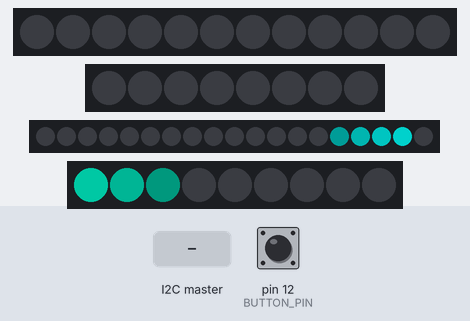
Simulated run of this sketch. Board: Arduino Uno, built with avr-gcc and run on an emulated ATmega328P. On the bench: 12 RGB LEDs in strip order, left to right, 8 RGB LEDs in strip order, left to right, 19 RGB LEDs in strip order, left to right, 9 RGB LEDs in strip order, left to right. The inputs (shaded band) are chosen by the test bench; at power-on: pin 12 (BUTTON_PIN) HIGH. Dim RGB values are drawn brighter than linear; the strip is taken to match the declared colour order; random numbers use the default seed unless the sketch sets one.

Above: at 1.24 s.
1.3 s: pin 12 (BUTTON_PIN) pulled LOW for 0.15 s
At 1.73 s:
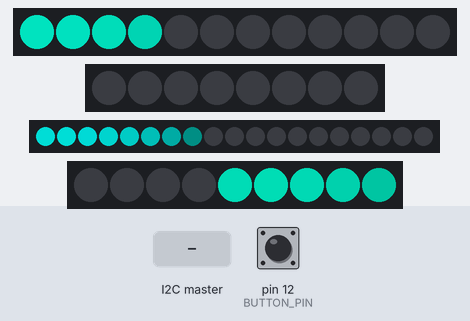
2.0 s: the I2C master sends the byte 1
At 2.09 s:
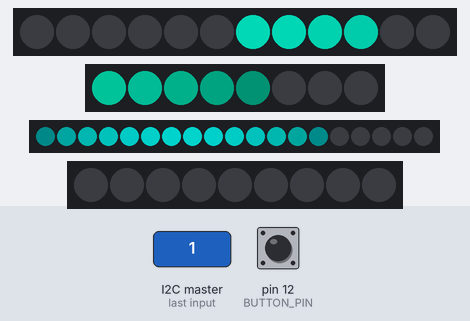
3.7 s: pin 12 (BUTTON_PIN) pulled LOW for 1 s
At 5.02 s:
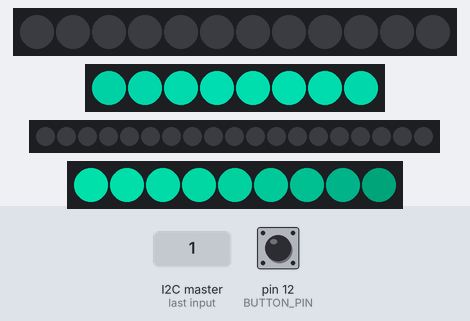
5.3 s: pin 12 (BUTTON_PIN) pulled LOW for 0.15 s
At 5.76 s:
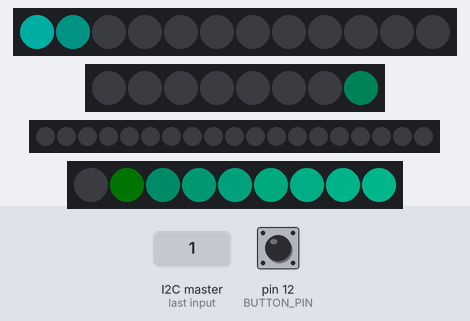
6.0 s: pin 12 (BUTTON_PIN) pulled LOW for 3.2 s
At 8.74 s:
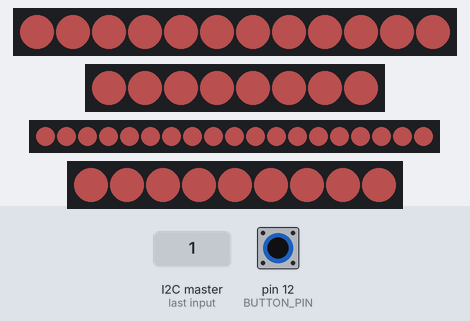
9.8 s: pin 12 (BUTTON_PIN) pulled LOW for 1 s
At 13.1 s:
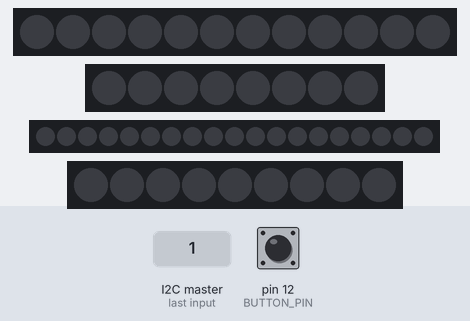
Timing chart, 0 to 13.9 s (numbered marks = the images above; inputs shaded):
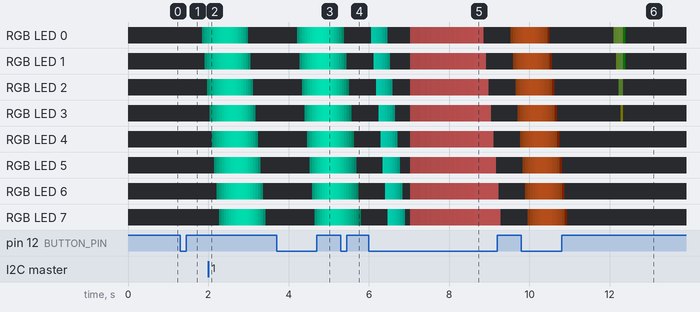

The sketch:

FishLED.ino
```cpp
#include <Adafruit_NeoPixel.h>
#include "Adafruit_WS2801.h"
#include "ClickButton.h"
#include <Wire.h>

struct Section {
  uint8_t DATA_PIN;
  uint8_t CLOCK_PIN;
  uint8_t NUM_PIXELS;

  int randomCount;
  int count;
  int skipTime;

  float frequency;

  uint8_t color[3];

  Adafruit_WS2801 *strip;
  Adafruit_NeoPixel *strip2812;
  uint32_t *colors;
};

enum Mode {
  Standard,
  RainbowPastel,
  Rainbow,

  ModeLength
};

#define DATA_A_PIN  2
#define CLOCK_A_PIN 3

#define DATA_B_PIN  4
#define CLOCK_B_PIN 5

#define DATA_C_PIN  6
#define CLOCK_C_PIN 7

#define DATA_D_PIN  8

#define BUTTON_PIN 12

#define NUM_PIXELS_A 12
#define NUM_PIXELS_B 8
#define NUM_PIXELS_C 19
#define NUM_PIXELS_D 9

uint32_t colorsA[NUM_PIXELS_A];
uint32_t colorsB[NUM_PIXELS_B];
uint32_t colorsC[NUM_PIXELS_C];
uint32_t colorsD[NUM_PIXELS_D];

Adafruit_WS2801 stripA = Adafruit_WS2801(NUM_PIXELS_A, DATA_A_PIN, CLOCK_A_PIN);
Adafruit_WS2801 stripB = Adafruit_WS2801(NUM_PIXELS_B, DATA_B_PIN, CLOCK_B_PIN);
Adafruit_WS2801 stripC = Adafruit_WS2801(NUM_PIXELS_C, DATA_C_PIN, CLOCK_C_PIN);

// The WS2812 pixels are technically GRB, as are the WS2801. However, the 2801 library doesn't support this so I had
// to make a custom color function. To keep things simple, change the mode of the neopixels and everything works fine
Adafruit_NeoPixel stripD(NUM_PIXELS_D, DATA_D_PIN, NEO_BRG + NEO_KHZ800);

ClickButton toggleButton(BUTTON_PIN, LOW, CLICKBTN_PULLUP);

#define NUM_SECTIONS 4

Section sections[NUM_SECTIONS];

#define BRIGHTNESS_STEP_UP 3
#define BRIGHTNESS_STEP_DOWN 12

bool on = true;
uint8_t targetBrightness = 255;
uint8_t brightness = targetBrightness;

int mode = Standard;
unsigned long startMS = millis();

// Skip this many cycles
int delayCount = 0;
uint16_t rainbowCycle;

// I2C
uint8_t address = 0x03;

/* Main code */


void setup() {
  Serial.begin(9600);

  Wire.begin(address);
  Wire.onReceive(onRecieve);

  initSection(NUM_PIXELS_A, colorsA, &stripA, NULL, 0);
  initSection(NUM_PIXELS_B, colorsB, &stripB, NULL, 1);
  initSection(NUM_PIXELS_C, colorsC, &stripC, NULL, 2);
  initSection(NUM_PIXELS_D, colorsD, NULL, &stripD, 3);
}

void loop() {
  updateButtons();

  if (millis() - startMS > 60) {

    // Handle fading on/off if the brightness does not match target value
    if (on && brightness < targetBrightness) brightness = constrain(brightness + BRIGHTNESS_STEP_UP, 0, targetBrightness);
    if ((!on && brightness > 0) || brightness > targetBrightness) brightness = constrain(brightness - BRIGHTNESS_STEP_DOWN, 0, 255);

    startMS = millis();
    for (int i = 0; i < NUM_SECTIONS; i++) {
      updateSection(i);
    }

    delayCount = max(0, delayCount - 1);
    rainbowCycle += 1000;
  }
}

void onRecieve(int numBytes) {
  bool handled = false;

  while(Wire.available()) {
    if (!handled) {
      // Address Mapping

      // 0 - Mode
      // 1 - Power (On/Off)
      // 2 - Brightness

      uint8_t address = Wire.read();
      uint8_t value = Wire.read();

      if (address == 0) {
        if (value < ModeLength) updateMode(value, 15);
      } else if (address == 1) {
        on = value;
      } else if (address == 2) {
        targetBrightness = value;
      }

      handled = true;
    }
  }
}


/* Section functions */


void initSection(uint8_t numPixels, uint32_t colors[], Adafruit_WS2801 *strip, Adafruit_NeoPixel *strip2812, uint8_t sectionNumber) {
  Section *section = &sections[sectionNumber];

  section->NUM_PIXELS = numPixels;

  section->randomCount = generateRandomCount();
  section->count = 0;
  section->skipTime = generateSkipTime() / 2;

  section->frequency = generateFrequency(section->NUM_PIXELS);

  randomColor(section->color);

  section->colors = colors;
  if (strip != NULL) {
    section->strip = strip;
    strip->begin();
    strip->show();
  }

  else if (strip2812 != NULL) {
    section->strip2812 = strip2812;
    strip2812->begin();
    strip2812->show();
  }
}

void updateSection(uint8_t sectionIndex) {
  Section *section = &sections[sectionIndex];

  if (delayCount == 0) {
    if (mode == Rainbow) {
      // Offset the hue based on physical position so that everything lines up nicely
      uint16_t offset;

      switch(sectionIndex) {
        case 1:
        case 3:
        default:
          offset = 0;
          break;
        case 0:
          offset = 10000;
          break;
        case 2:
          offset = 15000;
          break;
      }

      uint32_t color = ColorHSV(rainbowCycle + offset, 255, 90);
      insert(section->colors, section->NUM_PIXELS, color);
    } else {
      if (section->skipTime == 0) {
        float factor = max(cos(millis() / section->frequency), 0);
        insert(section->colors, section->NUM_PIXELS, Color(section->color[0] * factor, section->color[1] * factor, section->color[2] * factor));
      } else {
        insert(section->colors, section->NUM_PIXELS, Color(0, 0, 0));
      }

      section->skipTime = max(0, section->skipTime - 1);
      section->count++;

      if (section->count > section->randomCount) {
        section->count = 0;
        section->frequency = generateFrequency(section->NUM_PIXELS);

        randomColor(section->color);
        section->randomCount = generateRandomCount();
        section->skipTime = generateSkipTime();
      }
    }
  }

  for (int i = 0; i < section->NUM_PIXELS; i++) {
    // Adjust color brightness (for fading on/off)
    uint32_t color = adjustBrightness(section->colors[i]);

    if (section->strip != NULL) section->strip->setPixelColor(i, color);
    else if (section->strip2812 != NULL) section->strip2812->setPixelColor(i, color);
  }

  if (section->strip != NULL) section->strip->show();
  else if (section->strip2812 != NULL) section->strip2812->show();
}


/* Helper functions */


void updateButtons() {
  toggleButton.Update();

  if (toggleButton.clicks == 1) {
    on = !on;
  }

  if (toggleButton.clicks == -1) {
    updateMode(mode + 1);
  }
}

void updateMode(uint8_t newMode) {
  updateMode(newMode, 30);
}

void updateMode(uint8_t newMode, uint8_t delay) {
  mode = newMode % ModeLength;

  uint32_t color;
  switch(mode) {
    case Standard:
      color = Color(0, 70, 40);
      break;
    case RainbowPastel:
      color = Color(70, 30, 30);
      break;
    case Rainbow:
      color = Color(80, 50, 0);
      break;
  }

  for (int i = 0; i < NUM_SECTIONS; i++) {
    fill(sections[i].colors, sections[i].NUM_PIXELS, color);
    randomColor(sections[i].color);
  }

  delayCount = delay;
}

float generateFrequency(uint8_t NUM_PIXELS) {
  switch(mode) {
    case RainbowPastel:
      return (float) random(150 / (NUM_PIXELS / 12.)) + 100;
    default:
      return (float) random(300 / (NUM_PIXELS / 12.)) + 100;
  }
}

int generateRandomCount() {
  switch(mode) {
    case RainbowPastel:
      return random(50) + 20;
    default:
      return random(100) + 20;
  }
}

int generateSkipTime() {
  switch(mode) {
    case RainbowPastel:
      return random(20);
    default:
      return random(60);
  }
}

void randomColor(uint8_t arr[]) {
  switch(mode) {
    case RainbowPastel:
      arr[0] = random(140);
      arr[1] = random(140);
      arr[2] = random(140);
      break;
    default:
      arr[0] = 0;
      arr[1] = random(40) + 160;
      arr[2] = random(50) + 120;
      break;
  }
}

void insert(uint32_t arr[], int size, int32_t color) {
  for (int i = size - 1; i > -1; i--) {
    if (i > 0) arr[i] = arr[i - 1];
  }

  arr[0] = color;
}

void fill(uint32_t arr[], int size, int32_t color) {
  for (int i = size - 1; i > -1; i--) {
    arr[i] = color;
  }
}

// Create a 24 bit color value from R,B,G
uint32_t Color(byte r, byte b, byte g)
{
  uint32_t c;
  c = r;
  c <<= 8;
  c |= g;
  c <<= 8;
  c |= b;
  return c;
}

uint32_t adjustBrightness(uint32_t color) {
  uint8_t r,g,b;
  r = color >> 16;
  g = color >> 8;
  b = color;

  r = map(r, 0, 255, 0, brightness);
  g = map(g, 0, 255, 0, brightness);
  b = map(b, 0, 255, 0, brightness);

  return Color(r, g, b);
}

//Input a value 0 to 255 to get a color value.
//The colours are a transition r - g -b - back to r
uint32_t Wheel(byte WheelPos, float max)
{
  if (WheelPos < 85) {
   return Color(WheelPos * 3 * max, 255 - WheelPos * 3 * max, 0);
  } else if (WheelPos < 170) {
   WheelPos -= 85;
   return Color(255 - WheelPos * 3 * max, 0, WheelPos * 3 * max);
  } else {
   WheelPos -= 170;
   return Color(0, WheelPos * 3 * max, 255 - WheelPos * 3 * max);
  }
}


// Code from megaTinyCore: https://github.com/SpenceKonde/megaTinyCore/blob/master/megaavr/libraries/tinyNeoPixel_Static/tinyNeoPixel_Static.cpp
uint32_t ColorHSV(uint16_t hue, uint8_t sat, uint8_t val) {

  uint8_t r, g, b;

  // Remap 0-65535 to 0-1529.
  hue = (hue * 1530L + 32768) / 65536;

  // Convert hue to R,G,B (nested ifs faster than divide+mod+switch):
  if (hue < 510) {         // Red to Green-1
    b = 0;
    if (hue < 255) {       //   Red to Yellow-1
      r = 255;
      g = hue;            //     g = 0 to 254
    } else {              //   Yellow to Green-1
      r = 510 - hue;      //     r = 255 to 1
      g = 255;
    }
  } else if (hue < 1020) { // Green to Blue-1
    r = 0;
    if (hue <  765) {      //   Green to Cyan-1
      g = 255;
      b = hue - 510;      //     b = 0 to 254
    } else {              //   Cyan to Blue-1
      g = 1020 - hue;     //     g = 255 to 1
      b = 255;
    }
  } else if (hue < 1530) { // Blue to Red-1
    g = 0;
    if (hue < 1275) {      //   Blue to Magenta-1
      r = hue - 1020;     //     r = 0 to 254
      b = 255;
    } else {              //   Magenta to Red-1
      r = 255;
      b = 1530 - hue;     //     b = 255 to 1
    }
  } else {                // Last 0.5 Red (quicker than % operator)
    r = 255;
    g = b = 0;
  }

  // Apply saturation and value to R,G,B, pack into 32-bit result:
  uint32_t v1 =   1 + val; // 1 to 256; allows >>8 instead of /255
  uint16_t s1 =   1 + sat; // 1 to 256; same reason
  uint8_t  s2 = 255 - sat; // 255 to 0
  return ((((((r * s1) >> 8) + s2) * v1) & 0xff00) << 8) |
          (((((g * s1) >> 8) + s2) * v1) & 0xff00)       |
          (((((b * s1) >> 8) + s2) * v1)           >> 8);
}
```
